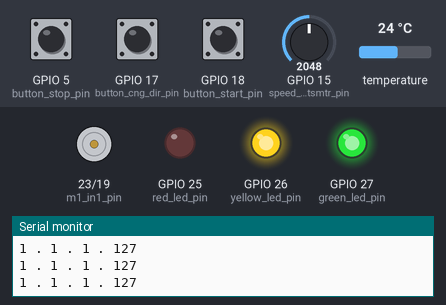
The program below on a simulated ESP32. Parts: motor-driver pin pairs drawn as motors (green arrow = first pin HIGH = forward, orange = second pin HIGH = backward, longer = more drive), output pins drawn as LEDs (lit = HIGH), the last lines printed to the serial monitor. Inputs (shaded band) come from the test bench; at power-on: GPIO 18 (button_start_pin) HIGH, GPIO 17 (button_cng_dir_pin) HIGH, GPIO 15 (speed_potsmtr_pin) = 2048, GPIO 5 (button_stop_pin) HIGH, temperature 24 °C.

Above: at 13.7 s.
13.8 s: GPIO 18 (button_start_pin) pulled LOW for 0.15 s
At 15.0 s:
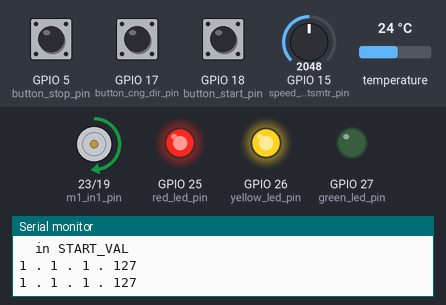
15.4 s: GPIO 17 (button_cng_dir_pin) pulled LOW for 3.2 s
At 19.9 s:
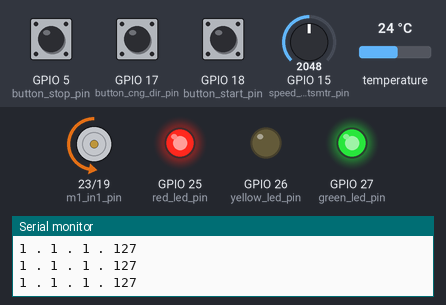
20.2 s: GPIO 15 (speed_potsmtr_pin) set to 2866
At 21.3 s:
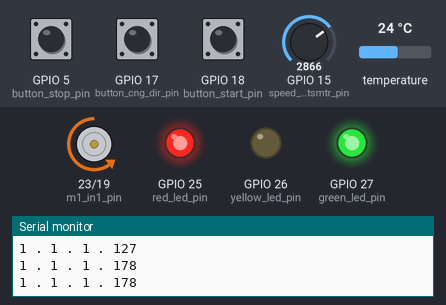
21.7 s: GPIO 17 (button_cng_dir_pin) pulled LOW for 0.15 s
At 23.2 s:
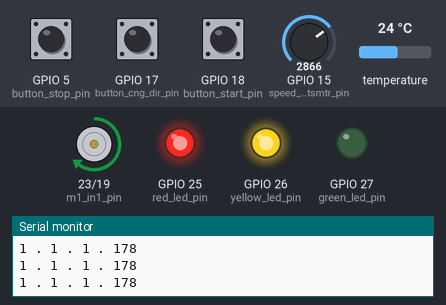
24.2 s: GPIO 15 (speed_potsmtr_pin) set to 3603
At 25.4 s:
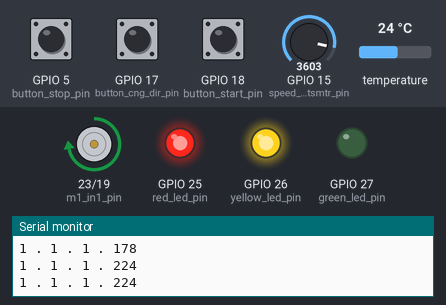
25.7 s: GPIO 17 (button_cng_dir_pin) pulled LOW for 1 s
At 27.5 s:
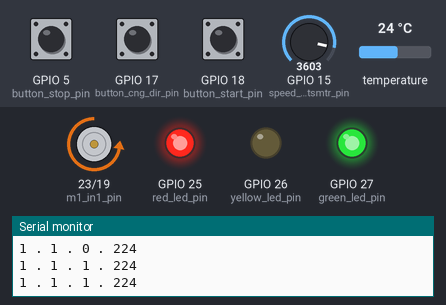
Timing chart, 0 to 29.0 s (numbered marks = the images above; inputs shaded):
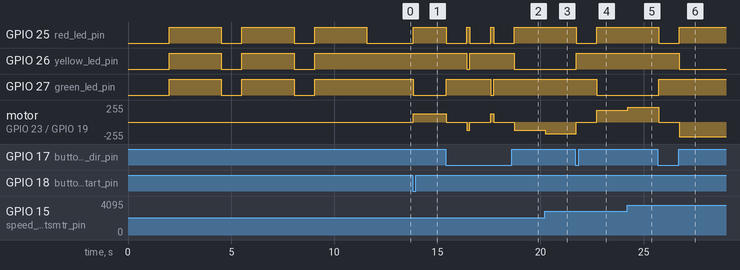

The program:

main.cpp
```cpp
#include <Arduino.h>
//#include <Wire.h>  // for I2c
//#include "PCF8574.h"
#include <generalFunc.h>
//#include <i2c.h>
#include <Motors.h>


//#define one_wire_bus 32

//#define ONE_WIRE_BUS  32 // for temperature sensor

#include <headers.h>


//OneWire oneWire(ONE_WIRE_BUS); // for temperature sensor
//DallasTemperature sensors(&oneWire);


// 2 June 2023: moving from PCB Yuval Train (#8) to Train_CTRL (#6)
#define LED1 25 // was 34  XXX wrong design.. input only
#define LED2 26 // was 35  XXX wrong design.. input only
#define LED3 27 // was13
#define red_led_pin LED1
#define yellow_led_pin LED2
#define green_led_pin LED3
//#define buzzer_pin 25
//#define m1_en_pin 22 // was 22 in layout pcb2, 13 for testing
#define m1_in1_pin 23
#define m1_in2_pin 19
#define button_start_pin   18 //35
#define button_stop_pin   5 // 36 // was 36, then 17
#define button_cng_dir_pin 17 // 34
#define speed_potsmtr_pin  15 //  33 //  26  //39 // was  33


//#define I2C_interrupt_pin 13

const int freq = 5000;
const int resolution = 8;
const int ledChannel0 = 0;
const int ledChannel1 = 1;

Train_ctrl my_train;
//I2C_ctrl my_i2c_bus;
int train_speed;

TaskHandle_t Task1; // create a task to run on core 0 - the analog read

//uint8_t button_val;
volatile bool start_pressed = false;
volatile bool stop_pressed = false;
volatile bool cng_pressed = false;
int num_start_pressed = 0;
int num_end_pressed = 0;

// ESP32 has 2 cores. Core 0 (the include below) handles the switch buttons.
// core 1 runs all other tasks
//#include <switch_handler.c>


// xxxxxxxxxxxxxxxxxxxxxxxxxxxxxxxxxxxxxxxxxxxxxxx


 void IRAM_ATTR Button_start_isr() {
  detachInterrupt(button_start_pin);
  start_pressed = true;
} // end of ISR

void IRAM_ATTR Button_stop_isr() {
  detachInterrupt(button_stop_pin);
  stop_pressed = true;
} // end of ISR

void IRAM_ATTR Button_cng_isr() {
  detachInterrupt(button_cng_dir_pin);
  cng_pressed = true;
} // end of ISR


void Task1code( void * parameter) {
  //run =s on a seprated core
  int start_val, stop_val,cng_val;

  for(;;) {
    //val = analogRead(speed_potsmtr_pin);
    my_train.train_speed = my_train.manual_speed_knob.read_speed();
    //my_train.train_speed = val ; // keep reading speed from the knob

    // update the train speed if train is on the go, even when no buttons are pressed
    if (my_train.motor.status!=STOP) {
      if (my_train.motor.dir==GO_FWD) {
        my_train.motor.go_fwd(my_train.train_speed);
      }
      else{
        my_train.motor.go_back(my_train.train_speed);
      }
    } // of IF()

    // go to poling insteadof interrupts
    // reade the buttons
    start_val = digitalRead(button_start_pin);
    stop_val = digitalRead(button_stop_pin);
    cng_val = digitalRead(button_cng_dir_pin);

    // Check START button value
    if (start_val==LOW) {
      Serial.println("  in START_VAL ");

      // START was pressed. if train was on the go, ignore. Otherwise - start the train
      if (my_train.motor.status == STOP) {
        my_train.motor.status = GO;
        if (my_train.motor.dir==GO_FWD) {
          // go forward
          my_train.motor.go_fwd(my_train.train_speed);
          my_train.led_ctrl(GREEN);
        }
        else {
          // go backwards
          my_train.motor.go_back(my_train.train_speed);
          my_train.led_ctrl(YELLOW);
        }
      } // inner if
      wait_millis(100);
    } // outer if start_val


    if (cng_val==LOW) {
      Serial.println("  in CNG_VAL ");
      // CHANGE DIR  was pressed.
      if (my_train.motor.status == STOP) {
        // Motor remains stop, just change direction
        if (my_train.motor.dir==GO_FWD) {
          // change from FWD to BCK
          my_train.motor.dir=GO_BCK;
        }
        else {
          // change from BCK to FWD
          my_train.motor.dir==GO_FWD;
        }
      } // inner if
      else {
        // train was on the go. Stop it, change dir and restart
        my_train.motor.stop();
        my_train.led_ctrl(RED);
        wait_millis(1000);
        if (my_train.motor.dir==GO_FWD) {
          my_train.motor.dir = GO_BCK;
          my_train.motor.go_back(my_train.train_speed);
          my_train.led_ctrl(YELLOW);
        } //of if()
        else {
          my_train.motor.dir = GO_FWD;
          my_train.motor.go_fwd(my_train.train_speed);
          my_train.led_ctrl(GREEN);
        } // of else
      }
      wait_millis(100);
    } // outer if cng_val

    if (stop_val==LOW) {
      Serial.print("  in STOP_VAL ");
      // STOP was pressed.
      my_train.motor.stop();
      my_train.motor.status = STOP;
      my_train.train_speed = STOP;
      my_train.led_ctrl(RED);
      wait_millis(100);
    } // outer if start_val

/*
if( start_val==LOW || stop_val==LOW || cng_val==LOW) {
    Serial.print("  A button was presed *****  Speed: ");
    Serial.print(my_train.train_speed);
    Serial.print("  Start: ");
    Serial.print(start_val);
    Serial.print("  Stop: ");
    Serial.print(stop_val);
    Serial.print("  Cng: ");
    Serial.print(cng_val);
    Serial.print("  Train status ");
    Serial.print(my_train.motor.status);
    Serial.print("  Train Direction ");
    Serial.println(my_train.motor.dir);
  }
  */
    wait_millis(50);
  } // of for() loop
} // of Task1code

// xxxxxxxxxxxxxxxxxxxxxxxxxxxxxxxxxxxxxxxxxxxxxxx

void blink_all_leds() {
  my_train.Red_led.set_led_on();
    my_train.Green_led.set_led_on();
    my_train.Yellow_led.set_led_on();

    wait_millis(1000);
    my_train.Red_led.set_led_off();
    my_train.Green_led.set_led_off();
    my_train.Yellow_led.set_led_off();

    //sensors.requestTemperatures();
    //t_sense.init_temp_sensor();
    //Serial.print(sensors.getTempCByIndex(0));
    //Serial.print(" ... ");

    wait_millis(1000);

} // of blink_all leds

temperature_sensor t_sense;

void setup() {
  Serial.begin(9600);
  //Wire.begin(); // init I2C bus as a master
  Serial.print("..starting SETUP.... Core:");
  Serial.println(xPortGetCoreID());

  //sensors.begin();
 /*
  Serial.print("Temperature: ");
  while(true) {
    sensors.requestTemperatures();
    // "byIndex" incase more ICs on the onewire bus. 0 refers to the first IC on the wire
    Serial.print(sensors.getTempCByIndex(0));
    Serial.print(" ... ");
    delay(1000);
  } // while loop
 */


  my_train.Red_led.led_pin = red_led_pin;
  my_train.Yellow_led.led_pin = yellow_led_pin;
  my_train.Green_led.led_pin = green_led_pin;
  my_train.Red_led.init_led();
  my_train.Yellow_led.init_led();
  my_train.Green_led.init_led();

  my_train.manual_speed_knob.potsmtr_pin = speed_potsmtr_pin;

  my_train.start_button.button_pin = button_start_pin;
  my_train.stop_button.button_pin = button_stop_pin;
  my_train.cng_button.button_pin = button_cng_dir_pin;
  my_train.start_button.init();
  my_train.stop_button.init();
  my_train.cng_button.init();

  //my_train.test_leds();

  // Leds ON for a short time
  my_train.Red_led.set_led_on();
  my_train.Green_led.set_led_on();
  my_train.Yellow_led.set_led_on();


  wait_millis(1000);

  // debug
  for (int i = 0; i < 3; i++) {

    blink_all_leds();
  //while( true ) {

    Serial.println(t_sense.read_temperature());
    Serial.println(my_train.pcb_temperature.read_temperature());

    //Serial.println(temperature_sensor.read_temperature());
  } // end of debug endless

  //my_train.buzz._buz_pin = buzzer_pin;
  //my_train.buzz.init_buzzer();

  //my_train.motor.init(m1_en_pin,m1_in1_pin,m1_in2_pin,freq,resolution,ledChannel0,ledChannel1);
  my_train.motor.init(m1_in1_pin,m1_in2_pin,freq,resolution,ledChannel0,ledChannel1);

  // scan I2C - for debug phases
  //my_i2c_bus.I2C_scanner();

/*
if (Wire.begin(0x39)) {
   Serial.println("I2C 0x39 exists");
}
else {
   Serial.println("I2C 0x39 is missing");
}
*/

// the task to be run on core 0 - the analog read
xTaskCreatePinnedToCore(
      Task1code, /* Function to implement the task */
      "Task1", /* Name of the task */
      10000,  /* Stack size in words */
      NULL,  /* Task input parameter */
      0,  /* Priority of the task */
      &Task1,  /* Task handle. */
      0); /* Core where the task should run */

  my_train.led_ctrl(RED); // train is at stop at start
  wait_millis(1000); // for debug stage ONLY

  //attachInterrupt(digitalPinToInterrupt(button_start_pin), Button_start_isr, RISING);
  //attachInterrupt(digitalPinToInterrupt(button_stop_pin), Button_stop_isr, RISING);
  //attachInterrupt(digitalPinToInterrupt(button_cng_dir_pin), Button_cng_isr, RISING);

  Serial.println("..End of SETUP");
} // of SETUP()  ******************************************


void handle_buttons(); // the function is declared at the bottom after the loop

void loop() {
  //return;
   int val = digitalRead(button_start_pin);
   Serial.print(val);
   Serial.print(" . ");
   val = digitalRead(button_stop_pin);
   Serial.print(val);
   Serial.print(" . ");
   val = digitalRead(button_cng_dir_pin);
   Serial.print(val);
   Serial.print(" . ");

   Serial.println(my_train.train_speed);


  delay(500);
  //return;

  //Serial.println("   ");
  //Serial.print("  core:  ");
  //Serial.print(xPortGetCoreID());


  if (start_pressed || stop_pressed || cng_pressed) {
    // Push buttpn event occured
    Serial.print(" Push Button event occured. Start: ");
    Serial.print(start_pressed);
    Serial.print("    stop: ");
    Serial.print(stop_pressed);
    Serial.print("    cng: ");
    Serial.print(cng_pressed);
    Serial.println("   ");
    handle_buttons();
  }


  /*
  Serial.print(start_pressed);
  Serial.print("   ");
  Serial.print(stop_pressed);
  Serial.print("   ");
  Serial.print(cng_pressed);
  Serial.print("  /  ");
  Serial.print(my_train.start_button.pressed_num);
  Serial.print("   ");
  Serial.print(my_train.stop_button.pressed_num);
  Serial.print("   ");
  Serial.print(my_train.cng_button.pressed_num);
  Serial.print("       status:  ");
  Serial.print(my_train.motor.status);
  Serial.print("   dir: ");
  Serial.print(my_train.motor.dir);
  Serial.print("   ");
  */

wait_millis(50);
} // of LOOP()   ******************************************


void handle_buttons() {

// debug
//start_pressed = true;

    if (start_pressed) {
      //Serial.print("   in START_pressed   ");

      start_pressed = false;
      // if we are already in movement, do nothing
      if (my_train.motor.status==GO) {
        Serial.print("   ");
        //Serial.print("in START, GO");
        wait_millis(100);
        attachInterrupt(digitalPinToInterrupt(button_start_pin), Button_start_isr, RISING);
        return;
      } // of inner if()

      //Serial.print("in START, was no-go");
      // At this stage, we got a valid go command
      my_train.start_button.pressed_num +=1;
      my_train.motor.status = GO;

      // go, depends on the direction
      if (my_train.motor.dir==GO_FWD) {
        my_train.motor.go_fwd(my_train.train_speed);
        my_train.led_ctrl(GREEN);
      } // of if()
      else {
        my_train.motor.go_back(my_train.train_speed);
        my_train.led_ctrl(YELLOW);
      } // of else()
    wait_millis(100);
    attachInterrupt(digitalPinToInterrupt(button_start_pin), Button_start_isr, RISING);
  } // of if() start_pressed


  if (stop_pressed) {
    // no need to check if we are already in stop mode,,,, just stopping again..
    // TBD: moderated stop
    //Serial.print("    in STOP_PRESSED    ");
    stop_pressed = false;
    my_train.stop_button.pressed_num +=1;

    my_train.motor.stop();
    my_train.motor.status = STOP;
    my_train.led_ctrl(RED);
    wait_millis(100);
    attachInterrupt(digitalPinToInterrupt(button_stop_pin), Button_stop_isr, RISING);
  } // of if() stopped pressed

  if (cng_pressed) {
    cng_pressed = false;
    my_train.cng_button.pressed_num +=1;

    if (my_train.motor.status == STOP) {
      // We are in stop mode
      //just change future direction
      if (my_train.motor.dir==GO_FWD) {
       my_train.motor.dir = GO_BCK;
      }
      else {
        my_train.motor.dir = GO_FWD;
      }
    } // of if()
    else {
      // we are already on the go
      // Need to stop and change direction
      //Serial.print("  in ELSE ");
      my_train.motor.stop();
      my_train.led_ctrl(RED);
      wait_millis(1000);
      if (my_train.motor.dir==GO_FWD) {
        my_train.motor.dir = GO_BCK;
        my_train.motor.go_back(my_train.train_speed);
        my_train.led_ctrl(YELLOW);
      } // of IF()
      else {
        my_train.motor.dir = GO_FWD;
        my_train.motor.go_fwd(my_train.train_speed);
        my_train.led_ctrl(GREEN);
      } // of ELSE()
      wait_millis(100);
    } // of else()

    wait_millis(300); // larger delay to debounce - delay between changes
    attachInterrupt(digitalPinToInterrupt(button_cng_dir_pin), Button_cng_isr, RISING);
  } // of if() cng_pressed

} // of handle_buttons
```

generalFunc.h
```cpp
// general purpose functions


void wait_millis(int _period_ms) {
  unsigned long time_now = millis();
  while(millis() < time_now+_period_ms);
} // of wait_millis
```

headers.h
```cpp
#include <OneWire.h>
#include <DallasTemperature.h>

#define RED     1
#define YELLOW  2
#define GREEN   3
#define min_speed 0
#define max_speed 255
#define one_wire_bus 32


OneWire oneWire(one_wire_bus); // for temperature sensor
DallasTemperature sensors(&oneWire);

class temperature_sensor {
  public:

  void init_temp_sensor() {
  }; // of init_temp_sensor()

  float read_temperature() {
    sensors.requestTemperatures();
    return(sensors.getTempCByIndex(0));
  }; // read_temperature
} ;  // of temperature_sensor class


class speed_knob {
  public:
  int potsmtr_pin;
  int speed_knob_val = 0;

  int read_speed() {

    int speed_val;
    speed_knob_val = analogRead(potsmtr_pin);
    //Serial.print(" speed_knob_val:  ");
    //Serial.print(speed_knob_val);

    speed_val = map(speed_knob_val, 0, 4095, min_speed, max_speed);
    //Serial.print("    speed_val:  ");
    //Serial.println(speed_val);

    return speed_val;
  } // of read_speed()
} ;  // of speed_knob class

class Led {
    public:
    int led_pin;

    void init_led() {
      pinMode(led_pin, OUTPUT);
    }
    void set_led_on() {
        digitalWrite(led_pin,LOW);
    }
    void set_led_off() {
        digitalWrite(led_pin,HIGH);
    }
}; // of class led

class buzzer {
    public:
    int _buz_pin;

    void init_buzzer() {
      pinMode(_buz_pin, OUTPUT);
      //Serial.print("init_led: ");
      //Serial.println(led_pin);
    }

    void set_buzzer_on() {
        digitalWrite(_buz_pin,HIGH);
    }
    void set_buzzer_off() {
        digitalWrite(_buz_pin,LOW);
    }
};

class push_button {
  public:
  int button_pin;
  int pressed_num = 0 ; // mostly for debug
  //bool pressed = false; need to be volotile because of interrupts, in main

  void init() {
    pinMode(button_pin, INPUT_PULLUP);
  } // of init()

}; // of push_button class


class Train_ctrl {
  public:

    Led Red_led;
    Led Yellow_led;
    Led Green_led;
    buzzer buzz;
    motor_control motor;

    push_button start_button;
    push_button stop_button;
    push_button cng_button;
    speed_knob  manual_speed_knob;
    int train_speed = 0; // holds the value of theg speed according to the knob
    temperature_sensor pcb_temperature;

    // for the ESP32 PWM
    const int freq = 5000;
    const int ledChannel0 = 0;
    const int ledChannel2 = 2;
    const int resolution = 8;

    bool dir_left = true;

    void update_speed() {
      // read every time in loop() to keep the speed updated
      if (motor.dir==GO_FWD) {
        motor.go_fwd(train_speed);
      } // of if()
      if (motor.dir==GO_BCK) {
        motor.go_fwd(train_speed);
      } // of if()

    } // of update_speed

    void led_ctrl(int _led) {
      if (_led ==  RED) {
        Red_led.set_led_on();
        Yellow_led.set_led_off();
        Green_led.set_led_off();
      } // of if()
      if (_led ==  YELLOW) {
        Red_led.set_led_off();
        Yellow_led.set_led_on();
        Green_led.set_led_off();
      } // of if()
      if (_led ==  GREEN) {
        Red_led.set_led_off();
        Yellow_led.set_led_off();
        Green_led.set_led_on();
      } // of if()
    } // of led_ctrl ()

    void test_leds() {
      int blink_delay = 500;
      for (int i=0;i<5;i++) {
        Red_led.set_led_off();
        Yellow_led.set_led_on();
        Green_led.set_led_off();

        wait_millis(blink_delay);
        Red_led.set_led_on();
        Yellow_led.set_led_off();
        Green_led.set_led_on();

        wait_millis(blink_delay);
      } // of for loop
    } // of test_leds()
}; // of Train_ctrl Class
```

switch_handler.c
```cpp
// handling the switch pressing, running on Core 0
// rest of activities run on core 1
```

Source omitted: motors.h (4559 bytes)

Measured:
- after the input at 13.8 s, GPIO 25 (red_led_pin): LOW → HIGH at once; GPIO 27 (green_led_pin): HIGH → LOW at once; motor on GPIO 23 (m1_in1_pin) / GPIO 19 (m1_in2_pin): stopped → forward 127/255 at once
- after the input at 15.4 s, GPIO 25 (red_led_pin): alternates HIGH for 0.15 s and LOW for 1.0 s, starting at once; GPIO 26 (yellow_led_pin): HIGH → LOW after 1.0 s, → HIGH 0.15 s later, → LOW 2.1 s later
- after the input at 20.2 s, motor on GPIO 23 (m1_in1_pin) / GPIO 19 (m1_in2_pin): backward 127/255 → backward 177/255 at once
- after the input at 21.7 s, GPIO 25 (red_led_pin): HIGH → LOW at once, → HIGH 1.0 s later; GPIO 26 (yellow_led_pin): LOW → HIGH at once; GPIO 27 (green_led_pin): HIGH → LOW after 1.0 s; motor on GPIO 23 (m1_in1_pin) / GPIO 19 (m1_in2_pin): backward 177/255 → stopped at once, → forward 177/255 1.0 s later
- after the input at 24.2 s, motor on GPIO 23 (m1_in1_pin) / GPIO 19 (m1_in2_pin): forward 177/255 → forward 223/255 at once
- after the input at 25.7 s, GPIO 25 (red_led_pin): HIGH → LOW at once, → HIGH 1.0 s later; GPIO 26 (yellow_led_pin): HIGH → LOW after 1.0 s; GPIO 27 (green_led_pin): LOW → HIGH at once; motor on GPIO 23 (m1_in1_pin) / GPIO 19 (m1_in2_pin): forward 223/255 → stopped at once, → backward 223/255 1.0 s later
